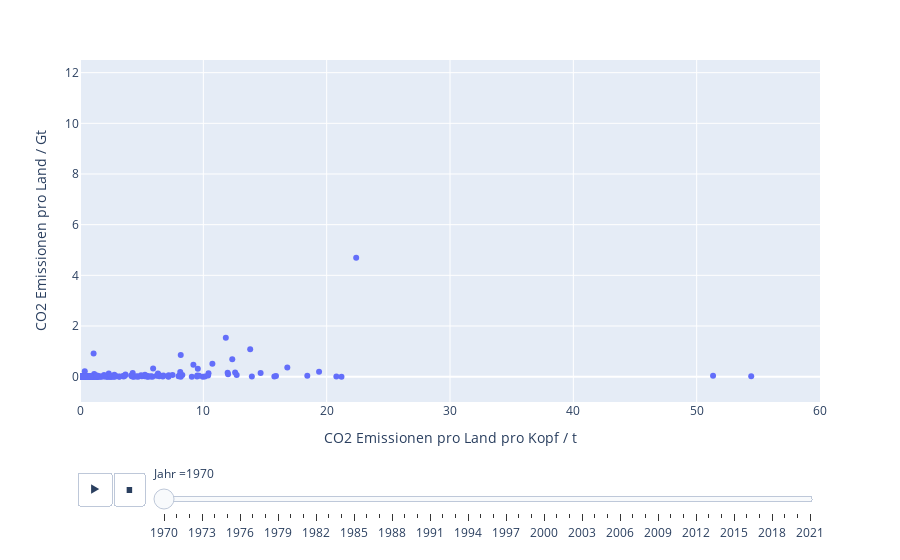

Here is the notebook cell this chart was saved with:
### Markdown cell above
## Co2 emissions by country per capita

### Code cell
# Create inverted df for country emissions
emissions_country_inverted = emissions_country.drop(emissions_country.tail(1).index).drop("Substance",axis=1).melt(id_vars=["Country","EDGAR Country Code"],var_name="year",value_name="emissions")
# Create inverted df for per capita emissions
emissions_capita_inverted = emissions_capita.drop(emissions_capita.tail(1).index).drop("Substance",axis=1).melt(id_vars=["EDGAR Country Code","Country"], var_name="year",value_name="emissions")
# Merge the two dfs
emissions_inverted_merged = pd.merge(left=emissions_country_inverted, right=emissions_capita_inverted, on=["EDGAR Country Code","Country","year"],suffixes=["_country","_capita"])
# Convert country emissions from Mt to Gt
emissions_inverted_merged["emissions_country"] = emissions_inverted_merged["emissions_country"] / 1000

# Create interactive plotly graph with country over capita emissions
dd_countries = emissions_inverted_merged["Country"].unique().tolist()
fig_country_capita = px.scatter(data_frame=emissions_inverted_merged.loc[emissions_inverted_merged["Country"].isin(dd_countries),:], x="emissions_capita",y="emissions_country",animation_frame="year",hover_name="Country",
                    labels={"emissions_country": "CO2 Emissionen pro Land / Gt ", "emissions_capita":'CO2 Emissionen pro Land pro Kopf / t ',"year":"Jahr "})
fig_country_capita.update_layout(yaxis_range=[-1,12.5],xaxis_range=[0,60])
fig_country_capita.show()
emissions_inverted_merged

### Figure 1 — Plotly figure (JSON) as saved in the notebook; plotly's stock layout.template omitted (floating-point values rounded to 4 significant figures; data arrays with more than 128 entries replaced by an {"elided": "..."} marker saying what was removed)
{"data": [{"hovertemplate": "<b>%{hovertext}</b><br><br>Jahr =1970<br>CO2 Emissionen pro Land pro Kopf / t =%{x}<br>CO2 Emissionen pro Land / Gt =%{y}<extra></extra>", "hovertext": {"elided": "207 str values"}, "legendgroup": "", "marker": {"color": "#636efa", "symbol": "circle"}, "mode": "markers", "name": "", "orientation": "v", "showlegend": false, "type": "scatter", "x": {"elided": "207 float values"}, "xaxis": "x", "y": {"elided": "207 float values"}, "yaxis": "y"}], "layout": {"legend": {"tracegroupgap": 0}, "margin": {"t": 60}, "sliders": [{"active": 0, "currentvalue": {"prefix": "Jahr ="}, "len": 0.9, "pad": {"b": 10, "t": 60}, "steps": [{"args": [["1970"], {"frame": {"duration": 0, "redraw": false}, "fromcurrent": true, "mode": "immediate", "transition": {"duration": 0, "easing": "linear"}}], "label": "1970", "method": "animate"}, {"args": [["1971"], {"frame": {"duration": 0, "redraw": false}, "fromcurrent": true, "mode": "immediate", "transition": {"duration": 0, "easing": "linear"}}], "label": "1971", "method": "animate"}, {"args": [["1972"], {"frame": {"duration": 0, "redraw": false}, "fromcurrent": true, "mode": "immediate", "transition": {"duration": 0, "easing": "linear"}}], "label": "1972", "method": "animate"}, {"args": [["1973"], {"frame": {"duration": 0, "redraw": false}, "fromcurrent": true, "mode": "immediate", "transition": {"duration": 0, "easing": "linear"}}], "label": "1973", "method": "animate"}, {"args": [["1974"], {"frame": {"duration": 0, "redraw": false}, "fromcurrent": true, "mode": "immediate", "transition": {"duration": 0, "easing": "linear"}}], "label": "1974", "method": "animate"}, {"args": [["1975"], {"frame": {"duration": 0, "redraw": false}, "fromcurrent": true, "mode": "immediate", "transition": {"duration": 0, "easing": "linear"}}], "label": "1975", "method": "animate"}, {"args": [["1976"], {"frame": {"duration": 0, "redraw": false}, "fromcurrent": true, "mode": "immediate", "transition": {"duration": 0, "easing": "linear"}}], "label": "1976", "method": "animate"}, {"args": [["1977"], {"frame": {"duration": 0, "redraw": false}, "fromcurrent": true, "mode": "immediate", "transition": {"duration": 0, "easing": "linear"}}], "label": "1977", "method": "animate"}, {"args": [["1978"], {"frame": {"duration": 0, "redraw": false}, "fromcurrent": true, "mode": "immediate", "transition": {"duration": 0, "easing": "linear"}}], "label": "1978", "method": "animate"}, {"args": [["1979"], {"frame": {"duration": 0, "redraw": false}, "fromcurrent": true, "mode": "immediate", "transition": {"duration": 0, "easing": "linear"}}], "label": "1979", "method": "animate"}, {"args": [["1980"], {"frame": {"duration": 0, "redraw": false}, "fromcurrent": true, "mode": "immediate", "transition": {"duration": 0, "easing": "linear"}}], "label": "1980", "method": "animate"}, {"args": [["1981"], {"frame": {"duration": 0, "redraw": false}, "fromcurrent": true, "mode": "immediate", "transition": {"duration": 0, "easing": "linear"}}], "label": "1981", "method": "animate"}, {"args": [["1982"], {"frame": {"duration": 0, "redraw": false}, "fromcurrent": true, "mode": "immediate", "transition": {"duration": 0, "easing": "linear"}}], "label": "1982", "method": "animate"}, {"args": [["1983"], {"frame": {"duration": 0, "redraw": false}, "fromcurrent": true, "mode": "immediate", "transition": {"duration": 0, "easing": "linear"}}], "label": "1983", "method": "animate"}, {"args": [["1984"], {"frame": {"duration": 0, "redraw": false}, "fromcurrent": true, "mode": "immediate", "transition": {"duration": 0, "easing": "linear"}}], "label": "1984", "method": "animate"}, {"args": [["1985"], {"frame": {"duration": 0, "redraw": false}, "fromcurrent": true, "mode": "immediate", "transition": {"duration": 0, "easing": "linear"}}], "label": "1985", "method": "animate"}, {"args": [["1986"], {"frame": {"duration": 0, "redraw": false}, "fromcurrent": true, "mode": "immediate", "transition": {"duration": 0, "easing": "linear"}}], "label": "1986", "method": "animate"}, {"args": [["1987"], {"frame": {"duration": 0, "redraw": false}, "fromcurrent": true, "mode": "immediate", "transition": {"duration": 0, "easing": "linear"}}], "label": "1987", "method": "animate"}, {"args": [["1988"], {"frame": {"duration": 0, "redraw": false}, "fromcurrent": true, "mode": "immediate", "transition": {"duration": 0, "easing": "linear"}}], "label": "1988", "method": "animate"}, {"args": [["1989"], {"frame": {"duration": 0, "redraw": false}, "fromcurrent": true, "mode": "immediate", "transition": {"duration": 0, "easing": "linear"}}], "label": "1989", "method": "animate"}, {"args": [["1990"], {"frame": {"duration": 0, "redraw": false}, "fromcurrent": true, "mode": "immediate", "transition": {"duration": 0, "easing": "linear"}}], "label": "1990", "method": "animate"}, {"args": [["1991"], {"frame": {"duration": 0, "redraw": false}, "fromcurrent": true, "mode": "immediate", "transition": {"duration": 0, "easing": "linear"}}], "label": "1991", "method": "animate"}, {"args": [["1992"], {"frame": {"duration": 0, "redraw": false}, "fromcurrent": true, "mode": "immediate", "transition": {"duration": 0, "easing": "linear"}}], "label": "1992", "method": "animate"}, {"args": [["1993"], {"frame": {"duration": 0, "redraw": false}, "fromcurrent": true, "mode": "immediate", "transition": {"duration": 0, "easing": "linear"}}], "label": "1993", "method": "animate"}, {"args": [["1994"], {"frame": {"duration": 0, "redraw": false}, "fromcurrent": true, "mode": "immediate", "transition": {"duration": 0, "easing": "linear"}}], "label": "1994", "method": "animate"}, {"args": [["1995"], {"frame": {"duration": 0, "redraw": false}, "fromcurrent": true, "mode": "immediate", "transition": {"duration": 0, "easing": "linear"}}], "label": "1995", "method": "animate"}, {"args": [["1996"], {"frame": {"duration": 0, "redraw": false}, "fromcurrent": true, "mode": "immediate", "transition": {"duration": 0, "easing": "linear"}}], "label": "1996", "method": "animate"}, {"args": [["1997"], {"frame": {"duration": 0, "redraw": false}, "fromcurrent": true, "mode": "immediate", "transition": {"duration": 0, "easing": "linear"}}], "label": "1997", "method": "animate"}, {"args": [["1998"], {"frame": {"duration": 0, "redraw": false}, "fromcurrent": true, "mode": "immediate", "transition": {"duration": 0, "easing": "linear"}}], "label": "1998", "method": "animate"}, {"args": [["1999"], {"frame": {"duration": 0, "redraw": false}, "fromcurrent": true, "mode": "immediate", "transition": {"duration": 0, "easing": "linear"}}], "label": "1999", "method": "animate"}, {"args": [["2000"], {"frame": {"duration": 0, "redraw": false}, "fromcurrent": true, "mode": "immediate", "transition": {"duration": 0, "easing": "linear"}}], "label": "2000", "method": "animate"}, {"args": [["2001"], {"frame": {"duration": 0, "redraw": false}, "fromcurrent": true, "mode": "immediate", "transition": {"duration": 0, "easing": "linear"}}], "label": "2001", "method": "animate"}, {"args": [["2002"], {"frame": {"duration": 0, "redraw": false}, "fromcurrent": true, "mode": "immediate", "transition": {"duration": 0, "easing": "linear"}}], "label": "2002", "method": "animate"}, {"args": [["2003"], {"frame": {"duration": 0, "redraw": false}, "fromcurrent": true, "mode": "immediate", "transition": {"duration": 0, "easing": "linear"}}], "label": "2003", "method": "animate"}, {"args": [["2004"], {"frame": {"duration": 0, "redraw": false}, "fromcurrent": true, "mode": "immediate", "transition": {"duration": 0, "easing": "linear"}}], "label": "2004", "method": "animate"}, {"args": [["2005"], {"frame": {"duration": 0, "redraw": false}, "fromcurrent": true, "mode": "immediate", "transition": {"duration": 0, "easing": "linear"}}], "label": "2005", "method": "animate"}, {"args": [["2006"], {"frame": {"duration": 0, "redraw": false}, "fromcurrent": true, "mode": "immediate", "transition": {"duration": 0, "easing": "linear"}}], "label": "2006", "method": "animate"}, {"args": [["2007"], {"frame": {"duration": 0, "redraw": false}, "fromcurrent": true, "mode": "immediate", "transition": {"duration": 0, "easing": "linear"}}], "label": "2007", "method": "animate"}, {"args": [["2008"], {"frame": {"duration": 0, "redraw": false}, "fromcurrent": true, "mode": "immediate", "transition": {"duration": 0, "easing": "linear"}}], "label": "2008", "method": "animate"}, {"args": [["2009"], {"frame": {"duration": 0, "redraw": false}, "fromcurrent": true, "mode": "immediate", "transition": {"duration": 0, "easing": "linear"}}], "label": "2009", "method": "animate"}, {"args": [["2010"], {"frame": {"duration": 0, "redraw": false}, "fromcurrent": true, "mode": "immediate", "transition": {"duration": 0, "easing": "linear"}}], "label": "2010", "method": "animate"}, {"args": [["2011"], {"frame": {"duration": 0, "redraw": false}, "fromcurrent": true, "mode": "immediate", "transition": {"duration": 0, "easing": "linear"}}], "label": "2011", "method": "animate"}, {"args": [["2012"], {"frame": {"duration": 0, "redraw": false}, "fromcurrent": true, "mode": "immediate", "transition": {"duration": 0, "easing": "linear"}}], "label": "2012", "method": "animate"}, {"args": [["2013"], {"frame": {"duration": 0, "redraw": false}, "fromcurrent": true, "mode": "immediate", "transition": {"duration": 0, "easing": "linear"}}], "label": "2013", "method": "animate"}, {"args": [["2014"], {"frame": {"duration": 0, "redraw": false}, "fromcurrent": true, "mode": "immediate", "transition": {"duration": 0, "easing": "linear"}}], "label": "2014", "method": "animate"}, {"args": [["2015"], {"frame": {"duration": 0, "redraw": false}, "fromcurrent": true, "mode": "immediate", "transition": {"duration": 0, "easing": "linear"}}], "label": "2015", "method": "animate"}, {"args": [["2016"], {"frame": {"duration": 0, "redraw": false}, "fromcurrent": true, "mode": "immediate", "transition": {"duration": 0, "easing": "linear"}}], "label": "2016", "method": "animate"}, {"args": [["2017"], {"frame": {"duration": 0, "redraw": false}, "fromcurrent": true, "mode": "immediate", "transition": {"duration": 0, "easing": "linear"}}], "label": "2017", "method": "animate"}, {"args": [["2018"], {"frame": {"duration": 0, "redraw": false}, "fromcurrent": true, "mode": "immediate", "transition": {"duration": 0, "easing": "linear"}}], "label": "2018", "method": "animate"}, {"args": [["2019"], {"frame": {"duration": 0, "redraw": false}, "fromcurrent": true, "mode": "immediate", "transition": {"duration": 0, "easing": "linear"}}], "label": "2019", "method": "animate"}, {"args": [["2020"], {"frame": {"duration": 0, "redraw": false}, "fromcurrent": true, "mode": "immediate", "transition": {"duration": 0, "easing": "linear"}}], "label": "2020", "method": "animate"}, {"args": [["2021"], {"frame": {"duration": 0, "redraw": false}, "fromcurrent": true, "mode": "immediate", "transition": {"duration": 0, "easing": "linear"}}], "label": "2021", "method": "animate"}], "x": 0.1, "xanchor": "left", "y": 0, "yanchor": "top"}], "updatemenus": [{"buttons": [{"args": [null, {"frame": {"duration": 500, "redraw": false}, "fromcurrent": true, "mode": "immediate", "transition": {"duration": 500, "easing": "linear"}}], "label": "&#9654;", "method": "animate"}, {"args": [[null], {"frame": {"duration": 0, "redraw": false}, "fromcurrent": true, "mode": "immediate", "transition": {"duration": 0, "easing": "linear"}}], "label": "&#9724;", "method": "animate"}], "direction": "left", "pad": {"r": 10, "t": 70}, "showactive": false, "type": "buttons", "x": 0.1, "xanchor": "right", "y": 0, "yanchor": "top"}], "xaxis": {"anchor": "y", "domain": [0, 1], "range": [0, 60], "title": {"text": "CO2 Emissionen pro Land pro Kopf / t "}}, "yaxis": {"anchor": "x", "domain": [0, 1], "range": [-1, 12.5], "title": {"text": "CO2 Emissionen pro Land / Gt "}}}}
